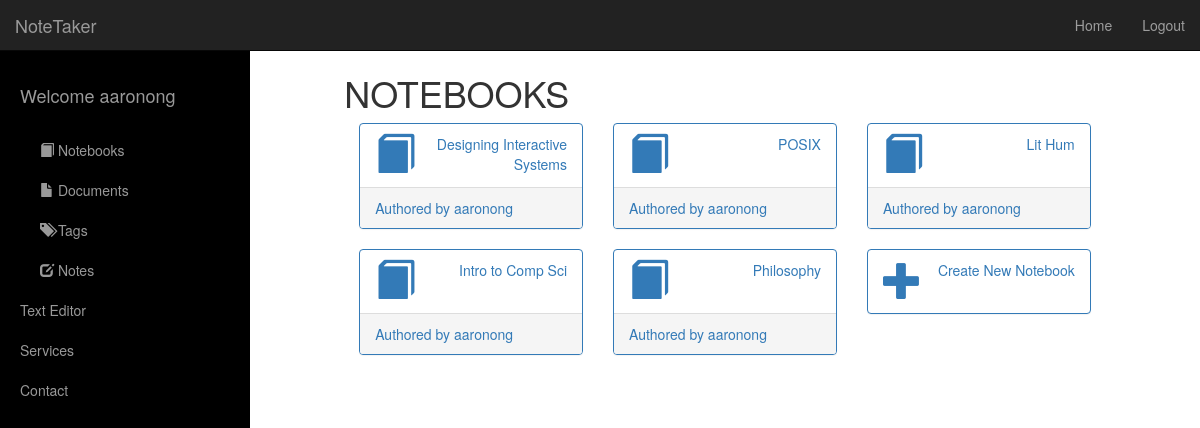
The page / (signed in) on the database as committed earlier.
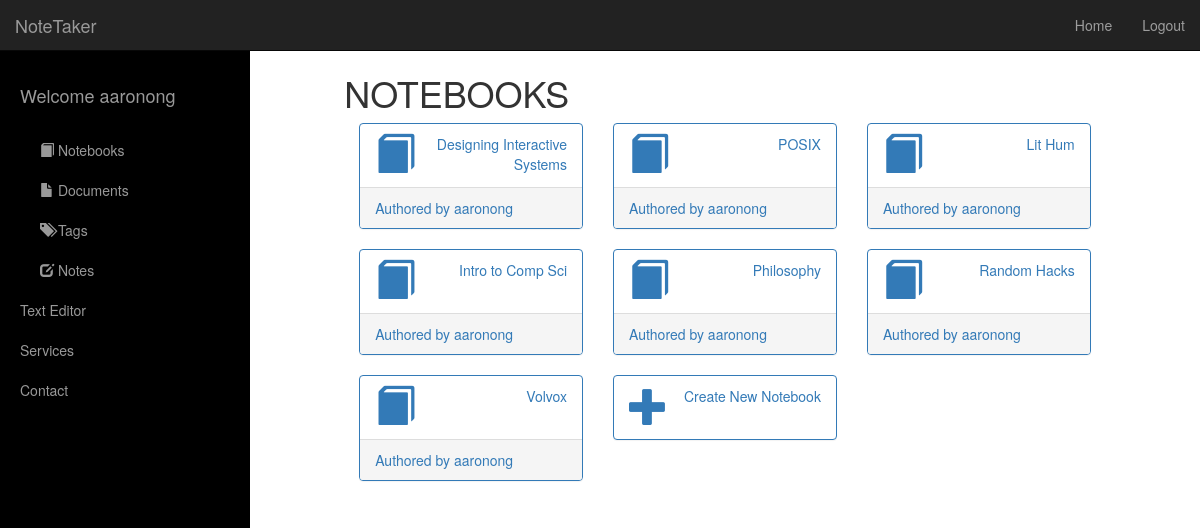
The same page on the database as committed later.
### notetaker/models.py (models this page shows, shortened)
@python_2_unicode_compatible
class Notebook(models.Model):
    owner = models.ForeignKey(NoteUser, on_delete=models.CASCADE)
    title = models.CharField(max_length=50)

### notetaker/views.py (the view)
# urls.py: url(r'^$', views.notebooks, name='index'),
def notebooks(request):
    if request.method=='POST':
        title = request.POST.get('title')
        nb = Notebook(title=title, owner=NoteUser.objects.get_by_natural_key(request.user))
        nb.save()
        return redirect('/')
    all_notebooks = Notebook.objects.filter(owner=request.user)
    context = {
        'all_notebooks': all_notebooks,
    }
    return render(request, 'notebooks.html', context)

### notetaker/models.py (called while the page is built)
    def __str__(self):
        return self.username

### templates/notebooks.html (shortened to what this page needs)
{% extends 'base.html' %}
{% load staticfiles %}
{% block content %}
    <h2>Secret header</h2>
    <h1>NOTEBOOKS</h1>
    {% if all_notebooks %}
        {% for notebook in all_notebooks %}
            <div class="col-lg-4 col-md-6 col-sm-12 col-xs-12">
                <div class="panel panel-primary">
                    <div class="box">
                        <a href="/notebooks/{{ notebook.id }}/">
                            <div class="panel-heading">
                                <div class="row">
                                    <div class="col-xs-2">
                                        <i style="font-size:2.8em;" class="glyphicon glyphicon-book"></i>
                                    </div>
                                    <div class="col-xs-10 text-right">
                                        <div>{{ notebook.title }}</div>
                                    </div>
                                </div>
                            </div>
                        </a>
                        <a href="/profile/{{ notebook.owner.id }}/">
                            <div class="panel-footer">
                                <span class="pull-left">Authored by {{notebook.owner}}</span>
                                <div class="clearfix"></div>
                            </div>
                        </a>
                    </div>
                </div>
            </div>
        {% endfor %}
    {% endif %}
    <div class="col-lg-4 col-md-6 col-sm-12 col-xs-12">
        <div class="panel panel-primary" >
            <a data-toggle="collapse" href="#collapseExample">
                <div class="panel-heading">
                    <div class="row">
                        <div class="col-xs-2">
                            <i style="font-size:2.8em; color:#337ab7;" class="glyphicon glyphicon-plus"></i>
                        </div>
                        <div class="col-xs-10 text-right">
                            <p style="color:#337ab7;">Create New Notebook</p>
                        </div>
                    </div>
                </div>
            </a>
        </div>
    </div>
{% endblock %}

Rows that differ between the two databases and show on the page:
added Notebook: title "Random Hacks", owner "aaronong"
added Notebook: title "Volvox", owner "aaronong"
